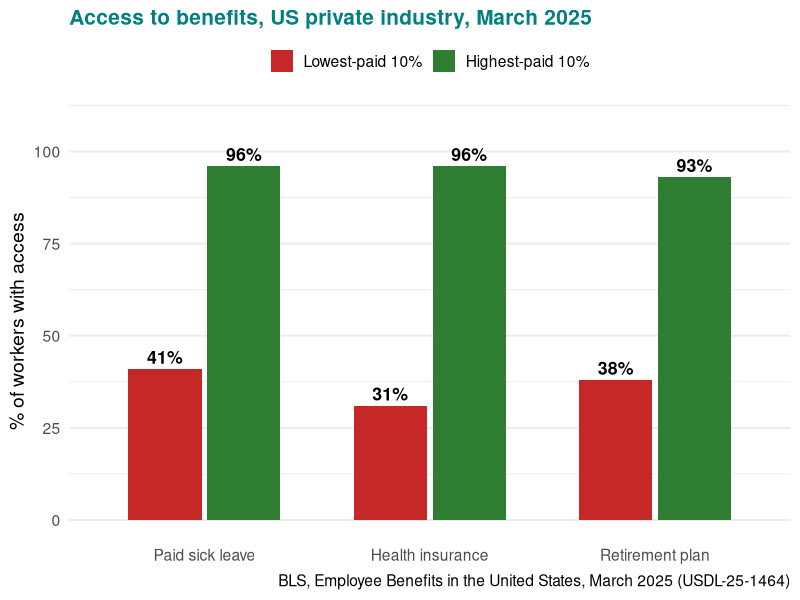
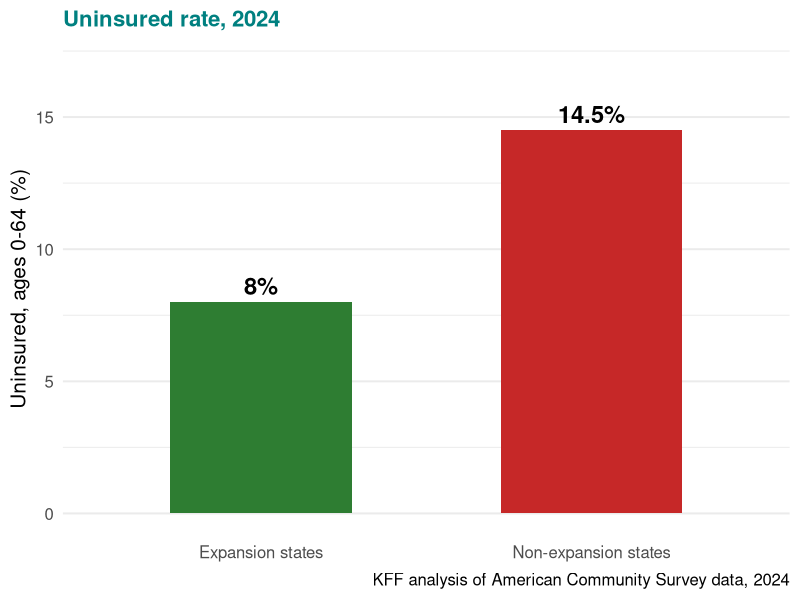

Source code (R) for these figures, in order:
## ---- chunk 1
#| echo: false
#| warning: false
#| message: false
#| fig-align: center
#| fig-width: 10
#| fig-height: 4.2

library(ggplot2)

bens <- data.frame(
  benefit = rep(c("Paid sick leave", "Health insurance", "Retirement plan"), 2),
  earners = rep(c("Lowest-paid 10%", "Highest-paid 10%"), each = 3),
  pct = c(41, 31, 38, 96, 96, 93)
)
bens$benefit <- factor(bens$benefit,
  levels = c("Paid sick leave", "Health insurance", "Retirement plan"))
bens$earners <- factor(bens$earners,
  levels = c("Lowest-paid 10%", "Highest-paid 10%"))

ggplot(bens, aes(benefit, pct, fill = earners)) +
  geom_col(position = position_dodge(width = 0.7), width = 0.65) +
  geom_text(aes(label = paste0(pct, "%")),
            position = position_dodge(width = 0.7),
            vjust = -0.4, size = 4.5, fontface = "bold") +
  scale_fill_manual(values = c("Lowest-paid 10%" = "#C62828",
                               "Highest-paid 10%" = "#2E7D32")) +
  scale_y_continuous(limits = c(0, 108), breaks = seq(0, 100, 25)) +
  labs(x = NULL, y = "% of workers with access", fill = NULL,
       title = "Access to benefits, US private industry, March 2025",
       caption = "BLS, Employee Benefits in the United States, March 2025 (USDL-25-1464)") +
  theme_minimal(base_size = 14) +
  theme(plot.title = element_text(face = "bold", colour = "#008080", size = 15),
        legend.position = "top",
        panel.grid.major.x = element_blank())
## ---- chunk 2
#| echo: false
#| warning: false
#| message: false
#| fig-align: center
#| fig-width: 8
#| fig-height: 3.8

library(ggplot2)

unins <- data.frame(
  st = factor(c("Expansion states", "Non-expansion states"),
              levels = c("Expansion states", "Non-expansion states")),
  pct = c(8.0, 14.5)
)

ggplot(unins, aes(st, pct, fill = st)) +
  geom_col(width = 0.55) +
  geom_text(aes(label = paste0(pct, "%")), vjust = -0.4,
            size = 6, fontface = "bold") +
  scale_fill_manual(values = c("Expansion states" = "#2E7D32",
                               "Non-expansion states" = "#C62828")) +
  scale_y_continuous(limits = c(0, 17)) +
  labs(x = NULL, y = "Uninsured, ages 0-64 (%)",
       title = "Uninsured rate, 2024",
       caption = "KFF analysis of American Community Survey data, 2024") +
  theme_minimal(base_size = 15) +
  theme(plot.title = element_text(face = "bold", colour = "#008080", size = 16),
        legend.position = "none",
        panel.grid.major.x = element_blank())
